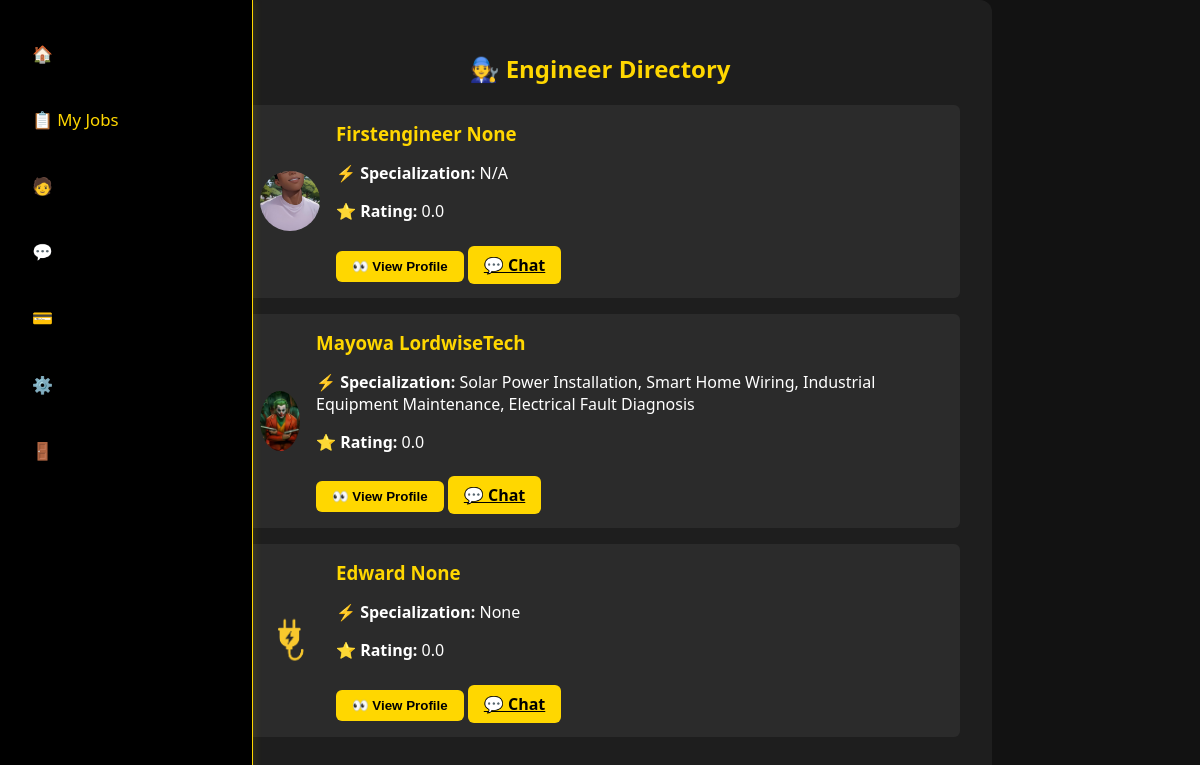
The page /engineers/ (signed in) on the database as committed earlier.
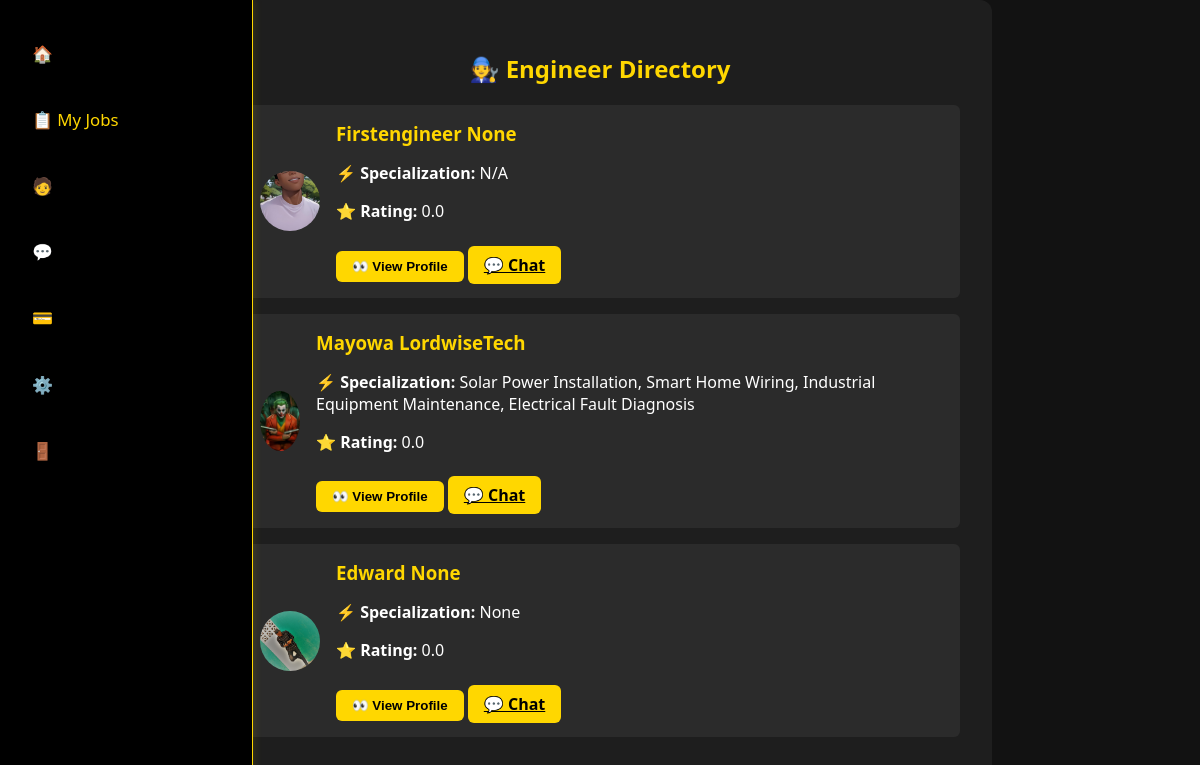
The same page on the database as committed later.
### myapp/models.py (models this page shows, shortened)
class EngineerProfile(models.Model):
    user = models.OneToOneField(User, on_delete=models.CASCADE, related_name='engineer_profile')
    phone = models.CharField(max_length=20)
    Bio = models.TextField(null=True, blank=True)
    is_available = models.BooleanField(default=True)
    on_vacation = models.BooleanField(default=False)
    rating = models.FloatField(default=0)
    avatar = models.ImageField(upload_to=profile_pic_upload_path, blank=True)  # ✅ fixed here
    surname = models.CharField(max_length=200, null=True, blank=True)
    Longtitude = models.FloatField(null=True, blank=True)
    Latitude = models.FloatField(null=True, blank=True)
    Specialization = models.TextField(max_length=400, null=True, blank=True)
    profesional_summary = models.TextField(max_length=500, null=True, blank=True)

### myapp/views.py (the view)
# urls.py: path('engineers/', views.engineer_directory, name='engineer_directory'),
@login_required
def engineer_directory(request):
    engineers = EngineerProfile.objects.select_related('user').all()
    return render(request, 'engineers.html', {'engineers': engineers})

### myapp/templates/engineers.html (shortened to what this page needs)
{% load static %}
<!DOCTYPE html>
<html lang="en">
<head>
</head>
<body style="background-color: #121212; margin: 0; font-family: 'Segoe UI', sans-serif;">
<div class="directory-container">
  <h2 style="text-align:center; color:#FFD700;">🧑‍🔧 Engineer Directory</h2>
  {% for engineer in engineers %}
    <div class="engineer-card">
       <div style="display: flex; gap: 1rem; align-items: center;">
  <img src="{% if engineer.avatar %}{{ engineer.avatar.url }}{% else %}{% static 'images/logo.png' %}{% endif %}"
       alt="Avatar"
       style="width:60px; height:60px; border-radius: 50%; object-fit:cover;">
  <div>
    <h3>{{ engineer.user.username|title }} {{ engineer.surname }}</h3>
    <p>⚡ <strong>Specialization:</strong> {{ engineer.Specialization|default:"N/A" }}</p>
    <p>⭐ <strong>Rating:</strong> {{ engineer.rating }}</p>
    <button onclick="showProfile('{{ engineer.id }}')" class="chat-button">👀 View Profile</button>
    <a href="{% url 'chat_screen' engineer.user.id %}" class="chat-button">💬 Chat</a>
  </div>
</div>
    </div>
  {% empty %}
    <p style="text-align: center;">No engineers found.</p>
  {% endfor %}
</div>
{% include 'partials/customer_tab.html' %}
</body>
</html>

Rows that differ between the two databases and show on the page:
changed EngineerProfile "Edward": avatar: picture added in place of a placeholder
